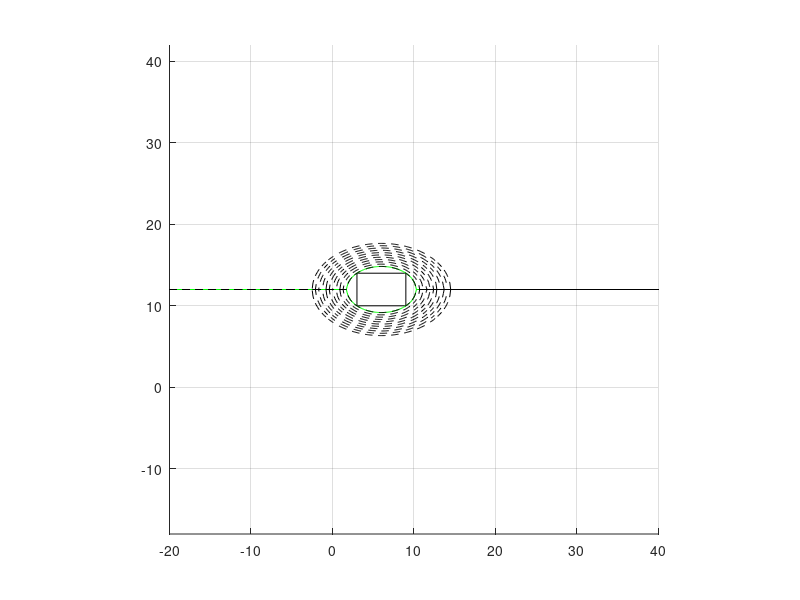

Here is the MATLAB script that generated this plot:
clear all;
close all;
clf;
clc;

%Dynamic characteristic of the robot
M=0.1;
B_model=0.1;
kd=2;
ksk=1;
kr=0.15;

number_of_robots=1;

xdot = zeros(number_of_robots,1);
ydot = zeros(number_of_robots,1);

x_pos_new=0;
y_pos_new=0;

%Vector to hold the position history
robot_Trajectory_Vec=[];
OBSTACLE=0;
Chi=0;
Psi=0;
%--------------------------------------------------------------------------




%--------------------------------------------------------------------------
%Staring point of the robot
x1=1;
y1=1;
robot{1}=[-5,1];

%Target point of the robot
x2=18;
y2=18;


% plot([x1 x2],[y1 y2],'r--'),hold on,...
%     plot(x1,y1,'o'),plot(x2,y2,'o'),grid on;

%--------------------------------------------------------------------------
%    Developing the Obstacle
%--------------------------------------------------------------------------
%Drawing ellipses arouond the obstacle
%xa,ya is the origin of the rectangle (bottom left corner as according to matlab rectangle command)
%(x0,y0) is the centre of the rectangle/obstacle
%the ellipse envelops a rectangle with (x0+-v1,y0+-v2) as its vertices

%defining some rectangular obstacles
origin_of_rectangle=[3,10];
width=6;
height=4;

figure(1);
rectangle('Position',[origin_of_rectangle width height],'Curvature',[0.05 0.05]),...
    axis equal,axis([-10 20 -10 20]),hold on

xa=origin_of_rectangle(1);
ya=origin_of_rectangle(2);

v1=width/2
v2=height/2
%Center of the obstacle
x0=xa+width/2;   
y0=ya+height/2;

%Defining ellipses around the obstacles
%defining range for x
x=-20:0.1:40;

A=sqrt(1/(2*(v1^2)));
B=sqrt(1/(2*(v2^2)));

y1=sqrt((1-A^2*(x-x0).^2)/B^2)+y0;
y2=-sqrt((1-A^2*(x-x0).^2)/B^2)+y0;
plot(x,y1,'g',x,y2,'g'),axis tight,grid on,hold on


v1_expansion=v1:v1/10:v1*2;
A1=sqrt(1./(2*(v1_expansion.^2)));

B1=(B/A)*A1;


for i=1:length(B1)
%     if(B1(i))>B
%         disp('I am here')
%     else
        y1=sqrt((1-A1(i)^2*(x-x0).^2)/B1(i)^2)+y0;
        y2=-sqrt((1-A1(i)^2*(x-x0).^2)/B1(i)^2)+y0;
        plot(x,y1,'--k',x,y2,'--k'),axis tight,grid on,hold on
        
        
%     end
    
end